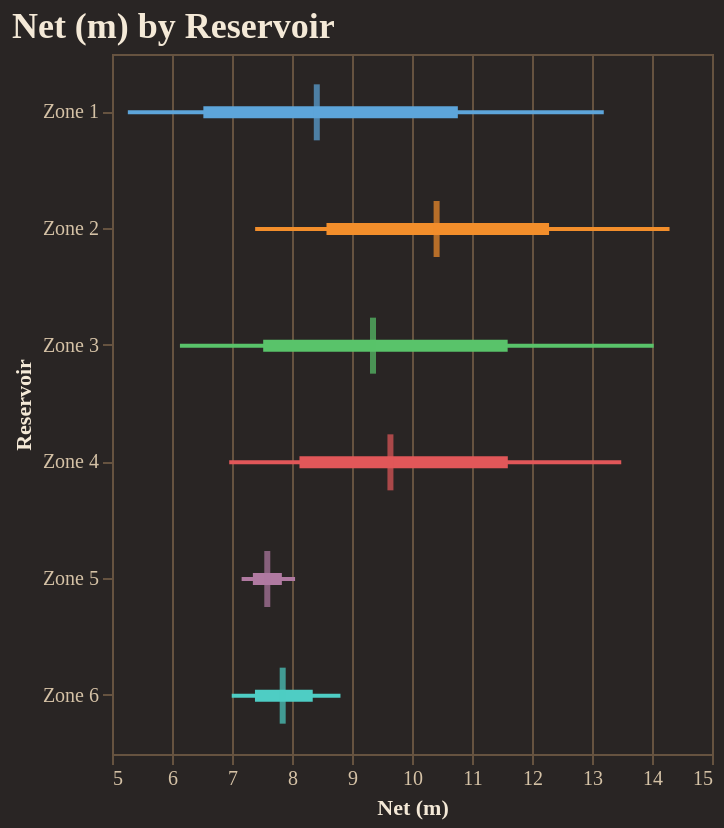

Here is the notebook cell this chart was saved with:
### Code cell
fig = reporter.plotter.forest_plot(
    "Net (m)", 
    backend=PLOTTING_BACKEND
)
fig.show()

### Figure 1 — Vega-Lite specification as saved in the notebook (floating-point values rounded to 4 significant figures)
{"config": {"background": "#292524", "view": {"fill": "#292524", "stroke": "#665340"}, "title": {"color": "#f4e9d7", "font": "Merriweather", "fontSize": 18, "fontWeight": 600, "subtitleColor": "#d5c2a6", "anchor": "start"}, "axis": {"domainColor": "#665340", "gridColor": "#665340", "tickColor": "#665340", "labelColor": "#d5c2a6", "titleColor": "#f4e9d7", "labelFont": "Merriweather", "titleFont": "Merriweather"}, "legend": {"titleColor": "#f4e9d7", "labelColor": "#d5c2a6", "labelFont": "Merriweather", "titleFont": "Merriweather", "orient": "top-right", "symbolType": "circle"}, "header": {"labelColor": "#d5c2a6", "titleColor": "#f4e9d7", "labelFont": "Merriweather", "titleFont": "Merriweather"}, "mark": {"color": "#c78d3b"}, "line": {"color": "#c78d3b"}, "bar": {"color": "#c78d3b"}, "point": {"color": "#ddb06d"}, "area": {"color": "#c78d3b", "opacity": 0.35}, "text": {"color": "#f4e9d7", "font": "Merriweather"}, "range": {"category": ["#5DA5DA", "#F28E2B", "#59C36A", "#E15759", "#B07AA1", "#4ECDC4", "#FF9DA7", "#EDC948"]}}, "layer": [{"mark": {"type": "rule", "strokeWidth": 2}, "encoding": {"color": {"field": "group", "legend": null, "type": "nominal"}, "x": {"field": "p10", "scale": {"zero": false}, "title": "Net (m)", "type": "quantitative"}, "x2": {"field": "p90"}, "y": {"field": "group", "sort": ["Zone 1", "Zone 2", "Zone 3", "Zone 4", "Zone 5", "Zone 6"], "title": "Reservoir", "type": "nominal"}}}, {"mark": {"type": "rule", "strokeWidth": 6}, "encoding": {"color": {"field": "group", "legend": null, "type": "nominal"}, "x": {"field": "p25", "scale": {"zero": false}, "title": "Net (m)", "type": "quantitative"}, "x2": {"field": "p75"}, "y": {"field": "group", "sort": ["Zone 1", "Zone 2", "Zone 3", "Zone 4", "Zone 5", "Zone 6"], "title": "Reservoir", "type": "nominal"}}}, {"mark": {"type": "tick", "color": "black", "size": 28, "thickness": 3}, "encoding": {"color": {"field": "group", "legend": null, "type": "nominal"}, "tooltip": [{"field": "group", "title": "Group", "type": "nominal"}, {"field": "p10", "title": "P10", "type": "quantitative"}, {"field": "p25", "title": "P25", "type": "quantitative"}, {"field": "median", "title": "Median", "type": "quantitative"}, {"field": "p75", "title": "P75", "type": "quantitative"}, {"field": "p90", "title": "P90", "type": "quantitative"}], "x": {"field": "median", "scale": {"zero": false}, "title": "Net (m)", "type": "quantitative"}, "y": {"field": "group", "sort": ["Zone 1", "Zone 2", "Zone 3", "Zone 4", "Zone 5", "Zone 6"], "title": "Reservoir", "type": "nominal"}}}], "data": {"name": "data-8852b6df42f6554a2e55e800d11809dd"}, "height": 350, "title": "Net (m) by Reservoir", "width": "container", "$schema": "https://vega.github.io/schema/vega-lite/v5.20.1.json", "datasets": {"data-8852b6df42f6554a2e55e800d11809dd": [{"group": "Zone 1", "p10": 5.264, "p25": 6.523, "median": 8.413, "p75": 10.76, "p90": 13.2}, {"group": "Zone 2", "p10": 7.386, "p25": 8.575, "median": 10.41, "p75": 12.28, "p90": 14.29}, {"group": "Zone 3", "p10": 6.132, "p25": 7.52, "median": 9.35, "p75": 11.59, "p90": 14.03}, {"group": "Zone 4", "p10": 6.954, "p25": 8.124, "median": 9.641, "p75": 11.6, "p90": 13.49}, {"group": "Zone 5", "p10": 7.161, "p25": 7.348, "median": 7.588, "p75": 7.831, "p90": 8.051}, {"group": "Zone 6", "p10": 6.996, "p25": 7.383, "median": 7.845, "p75": 8.345, "p90": 8.808}]}}
